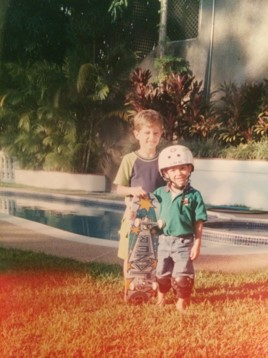
#> input picture 1_Basics_of_Computer_Vision/images/Imagen1.jpg, 268 x 358 px, found by its file name
$ jupyter execute basics.ipynb
#> lines starting #> are read from the running program, lines starting #| are printed output that depends on the picture; after the words box and inside, x2 and y2 are one past the last pixel; in counts of white or black regions, pixels touching at a corner belong together
# Computer Vision – Metodologias básicas

### Setup

[cell 1]
import numpy as np
import argparse
import imutils
import cv2
from matplotlib import pyplot as plt

## Translation

Simplemente se necesita especificar cuántos píxeles deseo cambiar en la imagen # en la dirección X e Y: translación de la imagen 25 píxeles a la derecha y 50 pixeles abajo. [[1, 0, shiftX], [0, 1, shiftY]]

[cell 2]
image = cv2.imread("C:/Users/algonzalez/source/repos/Computer_Vision/1_Basics_of_Computer_Vision/images/Imagen1.jpg")
#> image is the input picture: shape (358, 268, 3); mean B, G, R 78.6, 105.6, 135.5
cv2.imshow("Original", image)
cv2.waitKey(0)
cv2.destroyAllWindows()

M = np.float32([[1, 0, 25], [0, 1, 50]])
shifted = cv2.warpAffine(image, M, (image.shape[1], image.shape[0]))
cv2.imshow("Shifted Down and Right", shifted)
cv2.waitKey(0)
cv2.destroyAllWindows()

M = np.float32([[1, 0, -50], [0, 1, -90]])
shifted = cv2.warpAffine(image, M, (image.shape[1], image.shape[0]))
cv2.imshow("Shifted Up and Left", shifted)
cv2.waitKey(0)
cv2.destroyAllWindows()

shifted = imutils.translate(image, 0, 100)
cv2.imshow("Shifted Down", shifted)
cv2.waitKey(0)
cv2.destroyAllWindows()

## Resized

La escala o el cambio de tamaño, es el proceso de aumentar o disminuir el tamaño de una imagen en términos de ancho y alto.

Al cambiar el tamaño de una imagen, es importante tener en cuenta la relación de aspecto, que es la relación entre el ancho de la imagen y la altura de una imagen.

Ignorar la relación de aspecto puede llevar a imágenes redimensionadas que se ven comprimidas y distorsionadas. En general, queremos conservar la relación de aspecto de nuestras imágenes cuando cambiamos el tamaño por lo tanto:

Debemos tener en cuenta el método de interpolación de nuestra función de redimensionamiento.
La definición formal de interpolación es el método para construir nuevos puntos de datos dentro del rango de un conjunto discreto de puntos conocidos.

En este caso, los puntos conocidos son los píxeles de nuestra imagen original. Y el objetivo de una función de interpolación es tomar estos vecindarios de píxeles y usarlos para aumentar o disminuir el tamaño de la imagen. En general, es mucho más beneficioso (y visualmente atractivo) reducir el tamaño de la imagen. Esto se debe a que la función de interpolación simplemente tiene que eliminar píxeles de una imagen. Por otro lado, si tuviéramos que aumentar el tamaño de la imagen, la función de interpolación tendría que "rellenar los huecos" entre los píxeles que antes no existían.

[cell 3]
r = 150.0 / image.shape[1]
#> r = 0.56
dim = (150, int(image.shape[0] * r))
#> dim = (150, 200)

# perform the actual resizing of the image
resized = cv2.resize(image, dim, interpolation=cv2.INTER_AREA)
cv2.imshow("Resized (Width)", resized)
cv2.waitKey(0)
cv2.destroyAllWindows()

# what if we wanted to adjust the height of the image? -- we can apply
# the same concept, again keeping in mind the aspect ratio, but instead
# calculating the ratio based on height -- let's make the height of the
# resized image 50 pixels
r = 50.0 / image.shape[0]
#> r = 0.14
dim = (int(image.shape[1] * r), 50)
#> dim = (37, 50)

# perform the resizing
resized = cv2.resize(image, dim, interpolation=cv2.INTER_AREA)
#> resized: shape (50, 37, 3)
cv2.imshow("Resized (Height)", resized)
cv2.waitKey(0)
cv2.destroyAllWindows()

# calculating the ratio each and every time we want to resize
# an image is a real pain -- let's create a  function where we can specify
# our target width or height, and have it take care of the rest for us.
resized = imutils.resize(image, width=100)
#> resized: shape (133, 100, 3)
cv2.imshow("Resized via Function", resized)
cv2.waitKey(0)
cv2.destroyAllWindows()

# construct the list of interpolation methods
methods = [
    ("cv2.INTER_NEAREST", cv2.INTER_NEAREST),
    ("cv2.INTER_LINEAR", cv2.INTER_LINEAR),
    ("cv2.INTER_AREA", cv2.INTER_AREA),
    ("cv2.INTER_CUBIC", cv2.INTER_CUBIC),
    ("cv2.INTER_LANCZOS4", cv2.INTER_LANCZOS4)]

# loop sobre los métodos de interpolación
for (name, method) in methods:
    resized = imutils.resize(image, width=image.shape[1]*2, inter=method)
    cv2.imshow("Method: {}".format(name), resized)
    cv2.waitKey(0)
    cv2.destroyAllWindows()

## Crop

Cuando recortamos una imagen, queremos eliminar las partes externas de la imagen que no nos interesan. Esto se conoce comúnmente como selección de nuestra Región de interés o, más simplemente, nuestro ROI.

[cell 4]
image = cv2.imread("C:/Users/algonzalez/source/repos/Computer_Vision/1_Basics_of_Computer_Vision/images/file.jpeg")
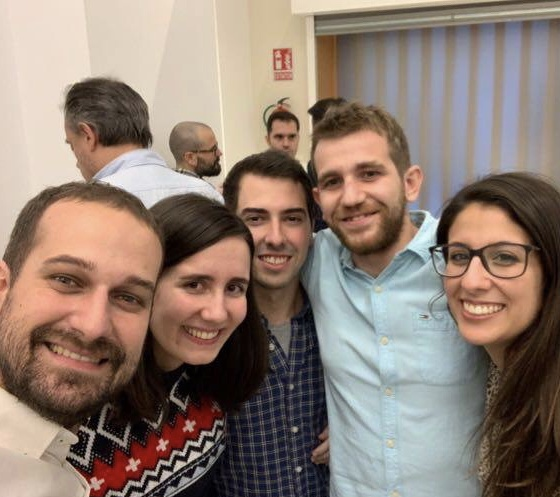
#> input picture 1_Basics_of_Computer_Vision/images/file.jpeg, 560 x 497 px, found by its file name
#> image is the input picture: shape (497, 560, 3); mean B, G, R 113.7, 124.6, 141.8
# Hacer crop de manera facil podriamos usar la tecnica de slicing sobre un Numpy array
face = image[50:300, 50:560]
cv2.imshow("Image", face)
cv2.waitKey(0)
cv2.destroyAllWindows()

body = image[90:450, 0:290]
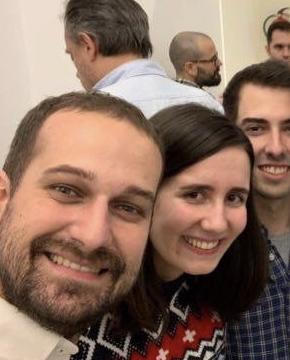
#> body: shape (360, 290, 3); mean B, G, R 94.8, 109.9, 137.7
cv2.imshow("Image", body)
cv2.waitKey(0)
cv2.destroyAllWindows()

## Rotate

[cell 5]
(h, w) = image.shape[:2]
#> h = 497; w = 560
(cX, cY) = (w / 2, h / 2)
#> cX = 280; cY = 248.5

# Rotar la imagen 45 grados
M = cv2.getRotationMatrix2D((cX, cY), 45, 1.0)
#> M = [[0.707, 0.707, -93.71], [-0.707, 0.707, 270.8]]
rotated = cv2.warpAffine(image, M, (w, h))
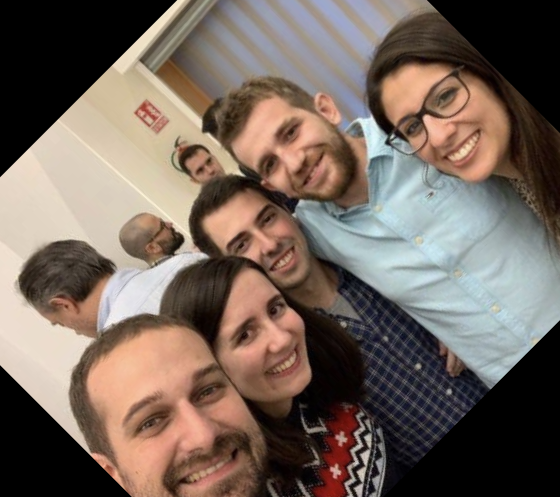
#> rotated: shape (497, 560, 3); mean B, G, R 92.7, 102, 116.4
cv2.imshow("Rotated by 45 Degrees", rotated)
cv2.waitKey(0)
cv2.destroyAllWindows()

# Rotar nuestra imagen -90 grados
M = cv2.getRotationMatrix2D((cX, cY), -90, 1.0)
#> M = [[6.12e-17, -1, 528.5], [1, 6.12e-17, -31.5]]
rotated = cv2.warpAffine(image, M, (w, h))
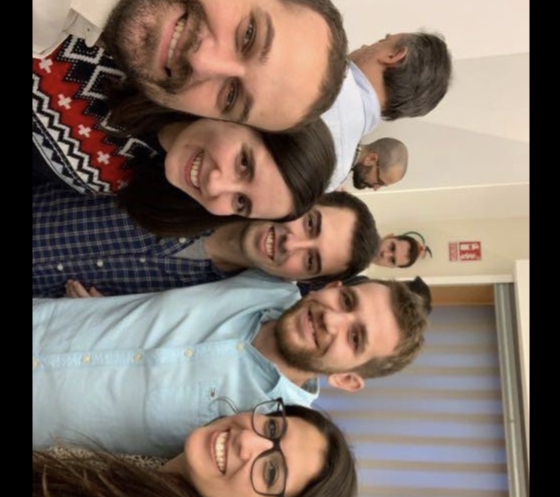
#> rotated: shape (497, 560, 3); mean B, G, R 101.4, 110.8, 125.8
cv2.imshow("Rotated by -90 Degrees", rotated)
cv2.waitKey(0)
cv2.destroyAllWindows()

# Rotar la imagen sobre un punto aleatorio sobre el centro
M = cv2.getRotationMatrix2D((cX - 50, cY - 50), 45, 1.0)
#> M = [[0.707, 0.707, -73], [-0.707, 0.707, 220.8]]
rotated = cv2.warpAffine(image, M, (w, h))
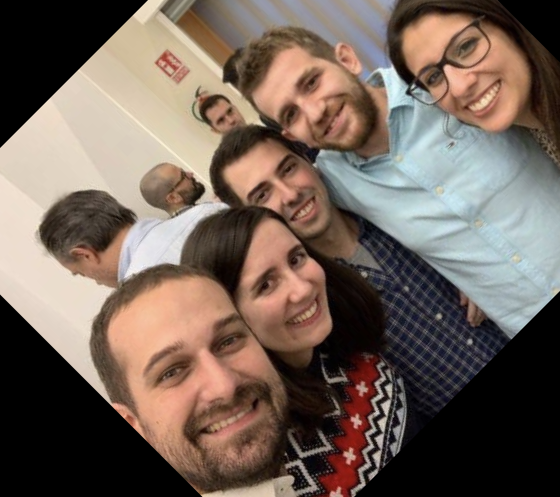
#> rotated: shape (497, 560, 3); mean B, G, R 89.3, 99, 114.2
cv2.imshow("Rotated by Offset & 45 Degrees", rotated)
cv2.waitKey(0)
cv2.destroyAllWindows()

# 180 grados
rotated = imutils.rotate(image, 180)
cv2.imshow("Rotated by 180 Degrees", rotated)
cv2.waitKey(0)
cv2.destroyAllWindows()

## Flipped

[cell 6]
cv2.imshow("Original", image)
cv2.waitKey(0)
cv2.destroyAllWindows()

# flip horizontal
flipped = cv2.flip(image, 1)
cv2.imshow("Flipped Horizontally", flipped)
cv2.waitKey(0)
cv2.destroyAllWindows()

# flip vertical
flipped = cv2.flip(image, 0)
cv2.imshow("Flipped Vertically", flipped)
cv2.waitKey(0)
cv2.destroyAllWindows()

# flip en ambos ejes
flipped = cv2.flip(image, -1)
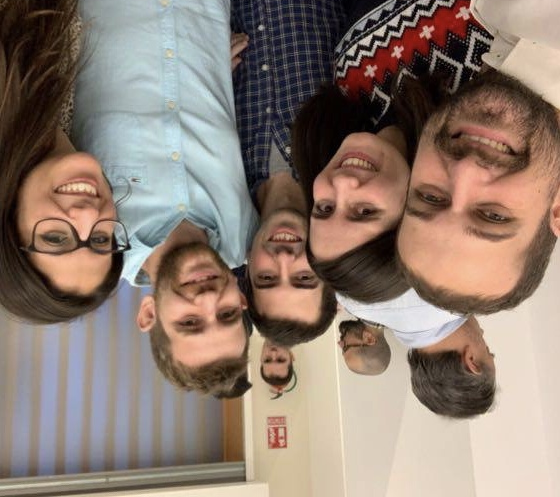
#> flipped: shape (497, 560, 3); mean B, G, R 113.7, 124.6, 141.8
cv2.imshow("Flipped Horizontally & Vertically", flipped)
cv2.waitKey(0)
cv2.destroyAllWindows()

## Bitwise

La función bitwise_and examina cada píxel en el rectángulo y el círculo. Si ambos pixeles tiene un valor mayor que cero, ese píxel se pone en "ON" (es decir, puesto a 255 en la imagen de salida). Si ambos píxeles no son mayores que cero, entonces el píxel de salida se deja en "OFF" con un valor de 0.

Un 'OR' a nivel de bits examina cada píxel en el rectángulo y el círculo. Si un píxel en el rectángulo o círculo de ejemplo es mayor que cero, entonces el píxel de salida tiene un valor de 255, de lo contrario es 0

El bit 'XOR' es idéntico a la función 'OR', con una excepción: tanto el rectángulo como el círculo no están permitidos a AMBOS tienen valores mayores que 0.

Finalmente, el bit 'NOT' invierte los valores de los píxeles. Pixeles
con un valor de 255 se convierte en 0, y los píxeles con un valor de 0 se convierten
255.

[cell 7]
rectangle = np.zeros((300, 300), dtype = "uint8")
cv2.rectangle(rectangle, (25, 25), (275, 275), 255, -1)
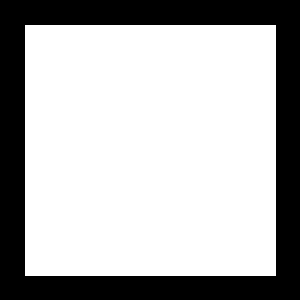
#> rectangle: shape (300, 300); 70% white; 1 black region, box (x1, y1, x2, y2) and area: (0, 0, 300, 300) 26999
cv2.imshow("Rectangle", rectangle)

circle = np.zeros((300, 300), dtype = "uint8")
cv2.circle(circle, (150, 150), 150, 255, -1)
#> circle: shape (300, 300); 78.5% white; 4 black regions, box (x1, y1, x2, y2) and area: (0, 0, 150, 150) 4980, (151, 0, 300, 133) 4830, (0, 151, 133, 300) 4830, (168, 168, 300, 300) 4681
cv2.imshow("Circle", circle)

bitwiseAnd = cv2.bitwise_and(rectangle, circle)
#> bitwiseAnd: shape (300, 300); 66.4% white; 1 black region, box (x1, y1, x2, y2) and area: (0, 0, 300, 300) 30235
cv2.imshow("AND", bitwiseAnd)
cv2.waitKey(0)

bitwiseOr = cv2.bitwise_or(rectangle, circle)
#> bitwiseOr: shape (300, 300); 82.1% white; 4 black regions, box (x1, y1, x2, y2) and area: (0, 0, 150, 150) 4171, (151, 0, 300, 133) 4021, (0, 151, 133, 300) 4021, (168, 168, 300, 300) 3872
cv2.imshow("OR", bitwiseOr)
cv2.waitKey(0)

bitwiseXor = cv2.bitwise_xor(rectangle, circle)
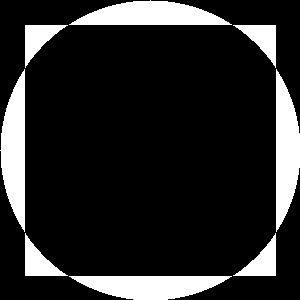
#> bitwiseXor: shape (300, 300); 15.7% white; 8 white regions, largest, box (x1, y1, x2, y2) and area: (69, 0, 232, 25) 2729, (0, 69, 25, 232) 2729, (276, 69, 300, 232) 2728
cv2.imshow("XOR", bitwiseXor)
cv2.waitKey(0)

bitwiseNot = cv2.bitwise_not(circle)
cv2.imshow("NOT", bitwiseNot)
cv2.waitKey(0)
cv2.destroyAllWindows()

## Arithmetic

Las imágenes son matrices o NumPy, almacenadas como enteros de 8 bits sin signo. Esto,
nos demuestra que los valores de nuestros píxeles estarán en el rango [0, 255]. Cuando
usando funciones como cv2.add y cv2.subtract, los valores serán recortados
a este rango, incluso si los valores agregados o restados caen fuera del
rango de [0, 255]. Por ejemplo:

[cell 8]
print("max of 255: {}".format(str(cv2.add(np.uint8([200]), np.uint8([100])))))
#| max of 255: [[300.]
#|  [  0.]
#|  [  0.]
#|  [  0.]]
print("min of 0: {}".format(str(cv2.subtract(np.uint8([50]), np.uint8([100])))))
#| min of 0: [[-50.]
#|  [  0.]
#|  [  0.]
#|  [  0.]]

# NOTA: utilizar operaciones aritméticas NumPy en estas matrices, el valor
# será modulos (wrap around) en lugar de ser recortado al [0, 255]
# distancia. Es importante tener esto en cuenta al trabajar con imágenes.
print("wrap around: {}".format(str(np.uint8([200]) + np.uint8([100]))))
print("wrap around: {}".format(str(np.uint8([50]) - np.uint8([100]))))

# vamos a aumentar la intensidad de todos los píxeles en nuestra imagen en 100
# lograr esto mediante la construcción de una matriz NumPy que es del mismo tamaño que
# nuestra matriz (llena de unos) y la multiplicación por 100 para crear un
# array lleno de 100, luego simplemente sumamos las imágene. Fijarse como la imagen es "más brillante"
M = np.ones(image.shape, dtype = "uint8") * 100
added = cv2.add(image, M)
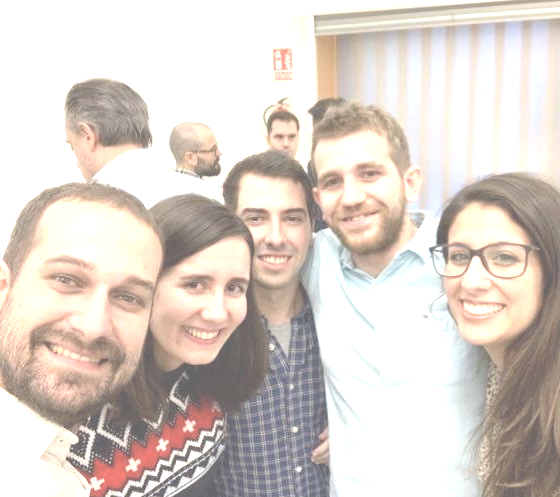
#> added: shape (497, 560, 3); mean B, G, R 202.2, 209.5, 219.3
cv2.imshow("Added", added)
cv2.waitKey(0)
cv2.destroyAllWindows()

# Podemos restar 50 de todos los píxeles de nuestra imagen y hacer que sea más oscura
M = np.ones(image.shape, dtype = "uint8") * 50
subtracted = cv2.subtract(image, M)
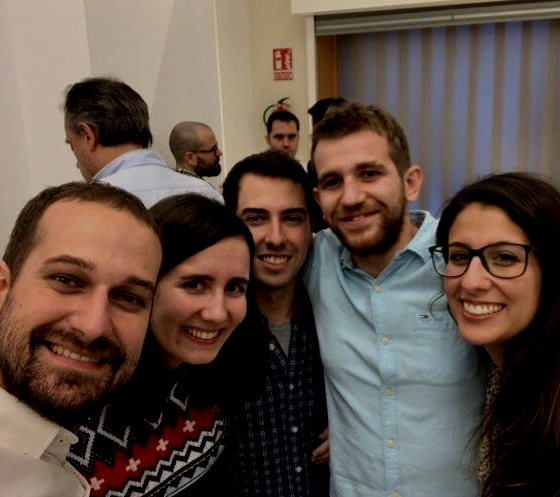
#> subtracted: shape (497, 560, 3); mean B, G, R 70, 79.7, 95
cv2.imshow("Subtracted", subtracted)
cv2.waitKey(0)
cv2.destroyAllWindows()
